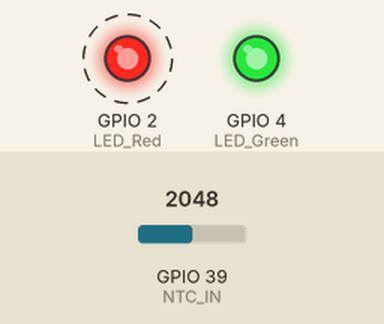
Simulated run of this sketch. Board: ESP32. Parts: output pins drawn as LEDs (lit = HIGH). Dashed ring = blinking. The inputs (shaded band) are chosen by the test bench; at power-on: GPIO 39 (NTC_IN) = 2048. What the sketch prints to the serial monitor is not drawn.

Above: at 0.8 s.
Timing chart, 0 to 3.3 s (numbered marks = the images above):
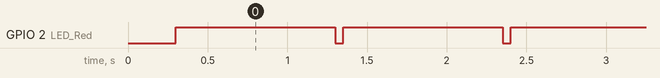

The sketch:

PVIM-1_Test_Code_NTC_Temperature.ino
```cpp
/*
  Dave Williams, DitroniX 2019-2023 (ditronix.net)
  PVIM-1 AD7606 Precision Voltage IoT Monitor v1.0
  Features include ESP32 PVIM AD7606 16bit 200 kHz 8 Channel Isolated Differential ADC DAS EEPROM Precision Voltage GPIO I2C OLED SMPS D1 USB
  PCA 1.2304.101 - Test Code Firmware v1 - 25th April 2023

  The purpose of this test code is to cycle through the various main functions of the board, as shown below, as part of board bring up testing.
  Simplified Board Bring Up Test - NTC Temperature (Output sent to Serial Print)

  Remember!
  Set the BOARD to ESP32, 'WEMOS D1 MINI ESP32' DEV Module (or similar).
  You may set the BAUD rate to 921600 to speed up flashing.
  The SDK does NOT need external power to flash.  It will take Power from the USB 5V.

  Note: In the default state, upon first power up and during reset, the Green LED may be partially lit. Once programmed and the GPIO defined, the Green LED will go off after power up.

  This test code is OPEN SOURCE and formatted for easier viewing.  Although is is not intended for real world use, it may be freely used, or modified as needed.
  It is distributed on an "AS IS" BASIS, WITHOUT WARRANTIES OR CONDITIONS OF ANY KIND, either express or implied.

  Further information, details and examples can be found on our website wiki pages ditronix.net/wiki and github.com/DitroniX.  Other project information https://www.hackster.io/ditronix
*/

// Libraries
#include <driver/adc.h>

// ****************  VARIABLES / DEFINES / STATIC ****************

// Constants
const int LoopDelay = 1; // Loop Delay in Seconds

// **************** OUTPUTS ****************
#define LED_Red 2 // Red LED
#define LED_Green 4 // Green LED

// **************** INPUTS ****************
#define NTC_IN 39 //GPIO 39 (Analog VN / ADC 1 CH3)

// **************** SETUP ****************
void setup() {

  // Stabalise
  delay(250);

  // Initialise UART:
  Serial.begin(115200, SERIAL_8N1);  //115200
  while (!Serial);
  Serial.println("");

  // LEDs
  pinMode(LED_Red, OUTPUT);
  pinMode(LED_Green, OUTPUT);

  // LEDs Default Off State
  digitalWrite(LED_Red, HIGH);
  digitalWrite(LED_Green, HIGH);

}

// **************** LOOP ****************
void loop() {

  int Vo;
  float R1 = 10000; // May need calibrating
  float logR2, R2, T, Tc, Tf;
  float c1 = 1.009249522e-03, c2 = 2.378405444e-04, c3 = 2.019202697e-07;

  Vo = analogRead(NTC_IN);
  R2 = R1 * (4095.0 / (float)Vo - 1.0);
  logR2 = log(R2);
  T = (1.0 / (c1 + c2 * logR2 + c3 * logR2 * logR2 * logR2));
  Tc = T - 273.15;
  Tf = (Tc * 9.0) / 3.3 + 32.0;

  Serial.print("Temperature\t");
  Serial.print(Tf);
  Serial.print(" ºF\t");
  Serial.print(Tc);
  Serial.println(" ºC");

  // Heatbeat LED
  digitalWrite(LED_Red, LOW);
  delay(50);
  digitalWrite(LED_Red, HIGH);

  // Loop Delay
  delay(LoopDelay * 1000);

}
```

Measured:
- by itself, GPIO 2 (LED_Red): alternates HIGH for 1.0 s and LOW for 0.05 s
